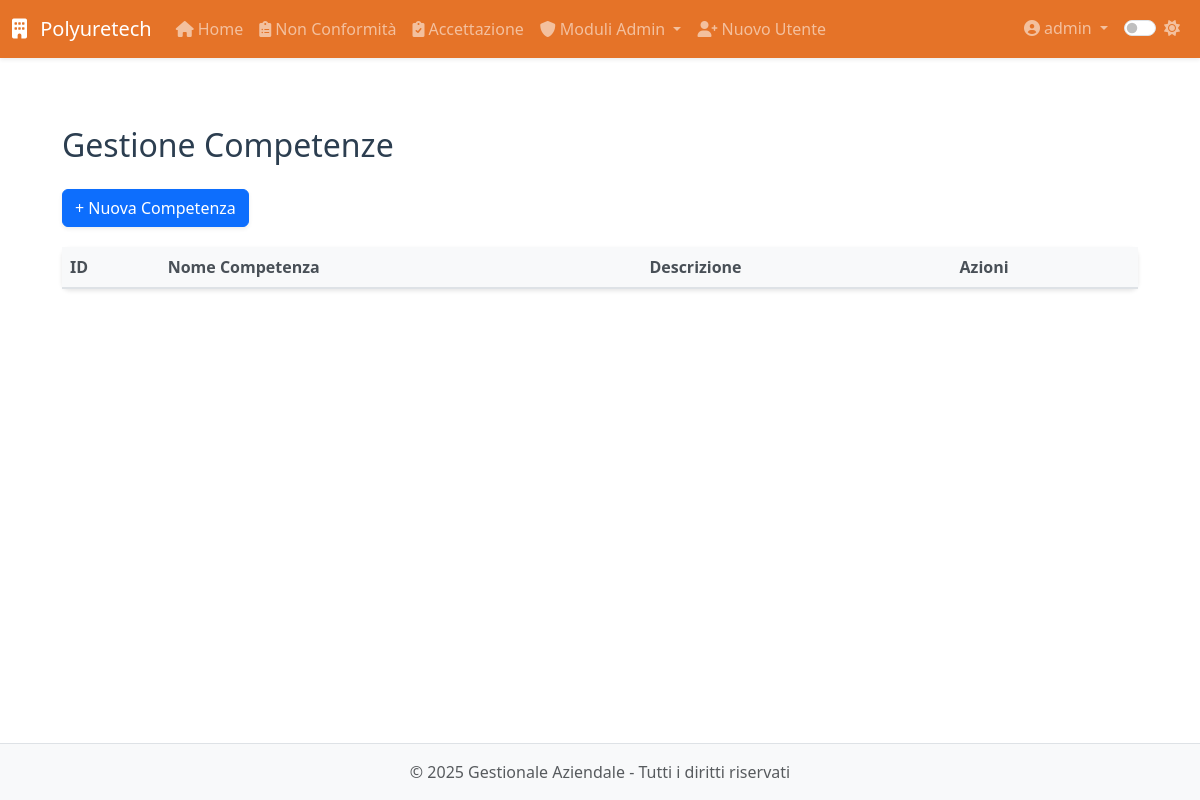
The app's page /modulo8/modulo8/competenze (signed in), older data.
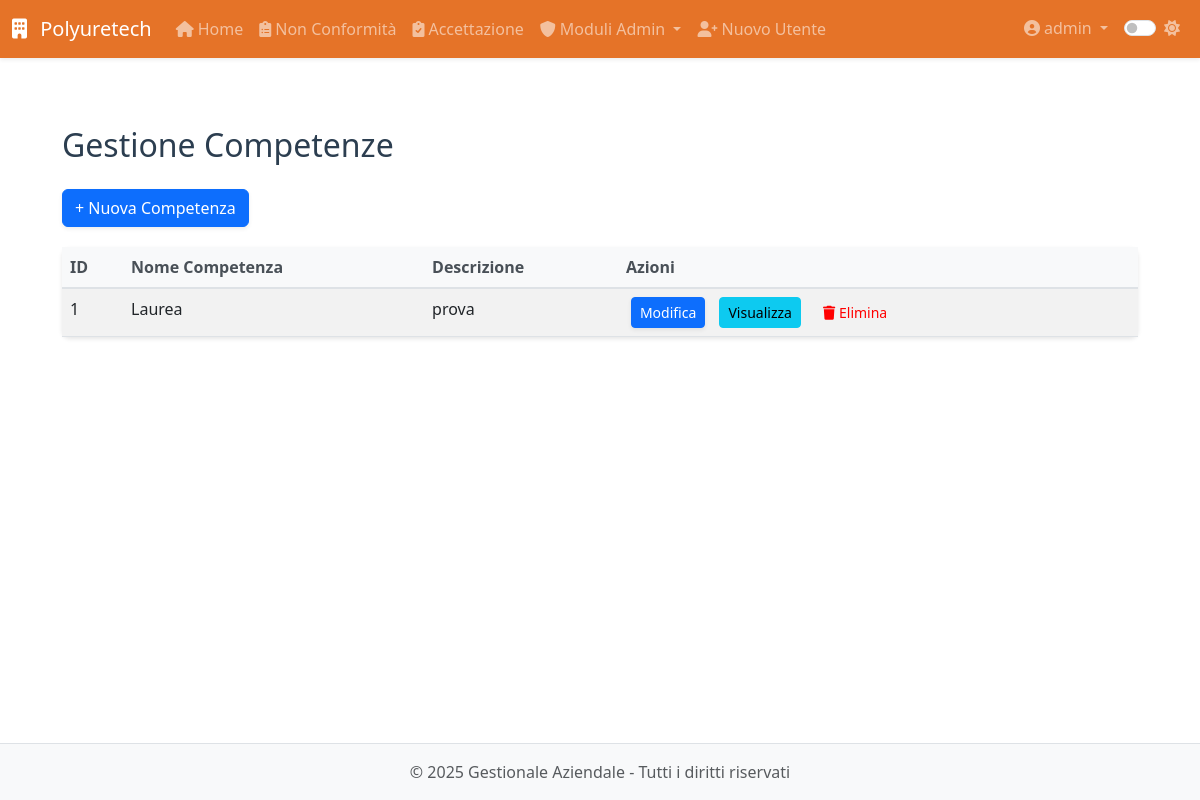
The same page, newer data.
### app/models.py (models this page shows, shortened)
class Competenza(db.Model):
    __tablename__ = 'competenza'
    id = db.Column(db.Integer, primary_key=True)
    nome = db.Column(db.String(64), nullable=False, unique=True)
    descrizione = db.Column(db.Text)
    livello = db.Column(db.String(20))  # base, intermedio, avanzato
    area = db.Column(db.String(64))     # tecnica, amministrativa, etc.
    created_at = db.Column(db.DateTime, default=datetime.utcnow)
    created_by_id = db.Column(db.Integer, db.ForeignKey('users.id'))
    dipendenti_associati = db.relationship('DipendenteCompetenza',
                                         back_populates='competenza',
                                         overlaps="competenze,dipendenti")
    performance = db.relationship('Performance', back_populates='competenza', cascade='all, delete-orphan')

### app/routes/modulo8.py (the view)
@modulo8.route('/modulo8/competenze')
@login_required
@admin_required
def competenze():
    comps = Competenza.query.order_by(Competenza.nome).all()
    return render_template(
        'modulo8/competenze/form.html',
        competenze=comps
    )

### app/models.py (called while the page is built)
@login_manager.user_loader
def load_user(id):
    return User.query.get(int(id))

    def is_admin(self):
        return self.role == 'admin'

### app/utils.py (called while the page is built)
def admin_required(f):
    @wraps(f)
    def decorated_function(*args, **kwargs):
        if not current_user.is_authenticated or not current_user.is_admin():
            abort(403)  # Accesso negato
        return f(*args, **kwargs)
    return decorated_function

### app/templates/modulo8/competenze/form.html (shortened to what this page needs)
{% extends 'base.html' %}
{% block content %}
<div class="module-list">
  <h2>Gestione Competenze</h2>
  <a href="{{ url_for('modulo8.nuova_competenza') }}" class="btn btn-primary btn-add-competenza">+ Nuova Competenza</a>
  <table class="table table-striped table-competenze">
    <thead>
      <tr>
        <th>ID</th>
        <th>Nome Competenza</th>
        <th>Descrizione</th>
        <th>Azioni</th>
      </tr>
    </thead>
    <tbody>
      {% for c in competenze %}
      <tr>
        <td>{{ c.id }}</td>
        <td>{{ c.nome }}</td>
        <td>{{ c.descrizione }}</td>
        <td>
          <a href="{{ url_for('modulo8.modifica_competenza', id=c.id) }}" class="btn btn-sm btn-primary btn-action">Modifica</a>
          <a href="{{ url_for('modulo8.visualizza_competenza', id=c.id) }}" class="btn btn-sm btn-info btn-action">Visualizza</a>
          <button type="button" class="btn btn-sm btn-danger btn-action" data-bs-toggle="modal" data-bs-target="#deleteModal{{ c.id }}">
            <i class="fas fa-trash"></i> Elimina
          </button>
        </td>
      </tr>
      {% endfor %}
    </tbody>
  </table>
</div>
{% endblock %}

Row changes from the older to the newer data that the page shows:
added Competenza: id "1", nome "Laurea", descrizione "prova"
